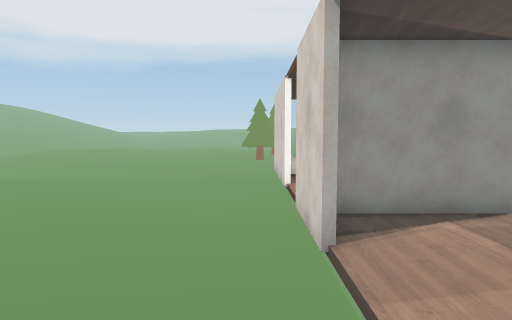
view 1 (above)

23 first-person views from a walk through a Unity game level. The camera is 1.5 m above the floor, tilts 4° down and sees 75° across. The floor is counted in squares, 1 m on a side. Each view is taken from the middle of a square. On the plan, view 1 faces up. The plan holds only what a view shows up to about 15 squares ahead; the rest is blank. The place goes on beyond the plan.

view 2
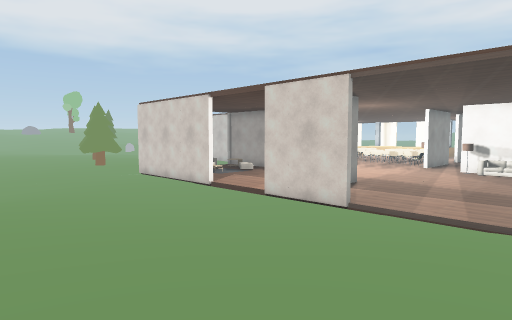

view 3
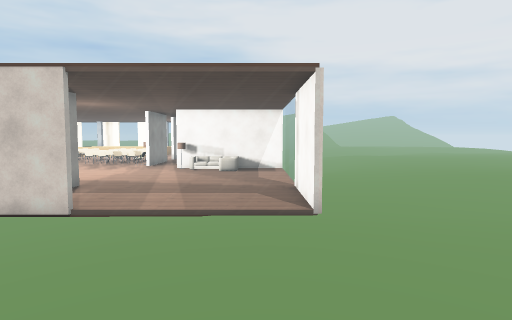

view 4
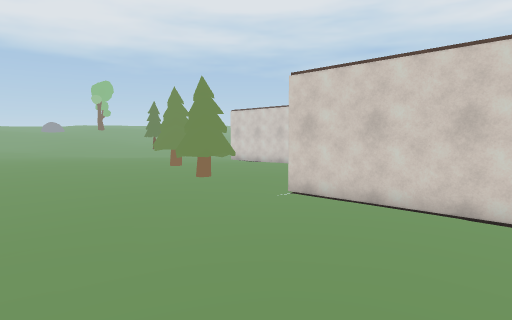

view 5
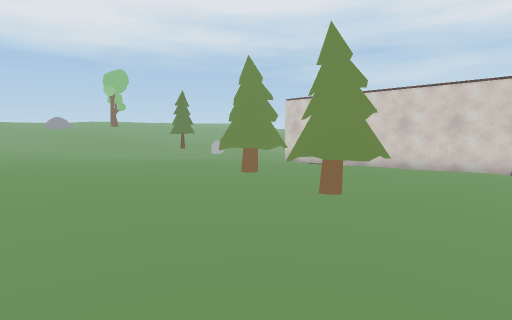

view 6
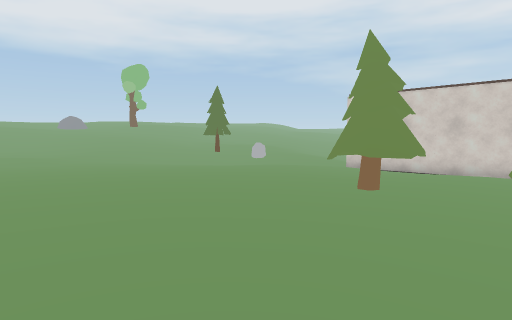

view 7
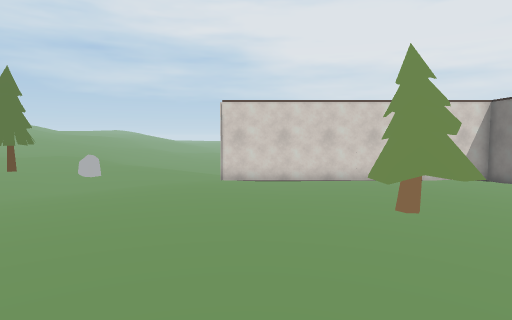

view 8
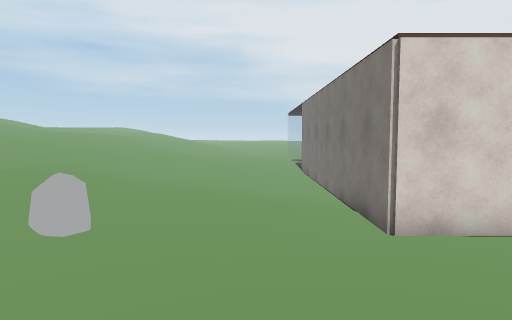

view 9
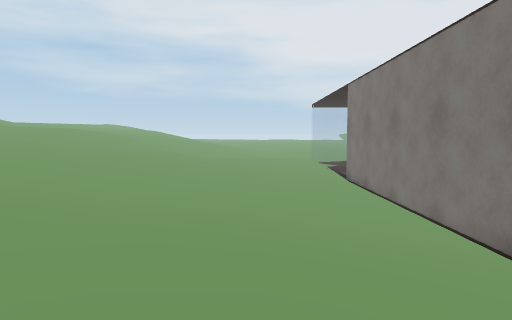

view 10
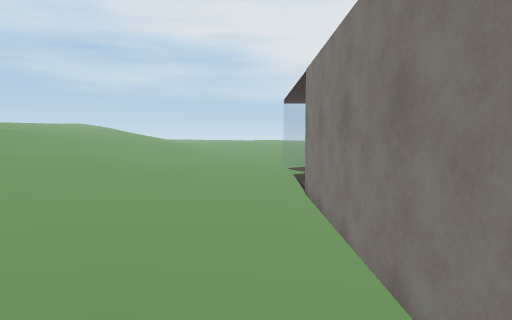

view 11
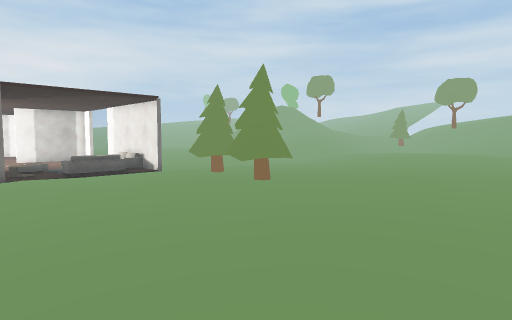

view 12
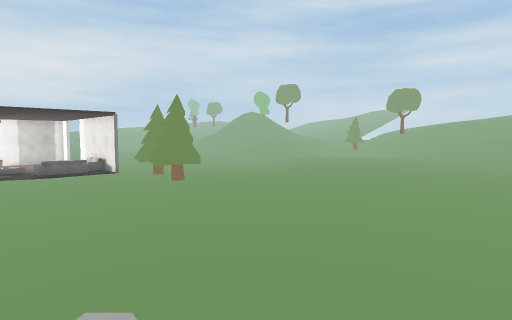

view 13
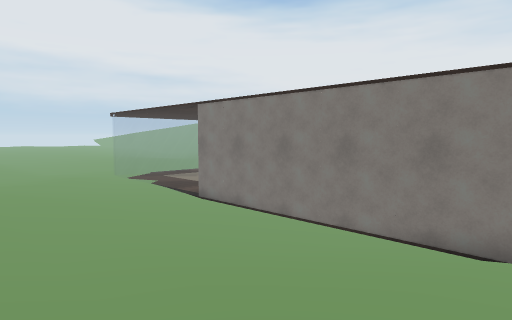

view 14
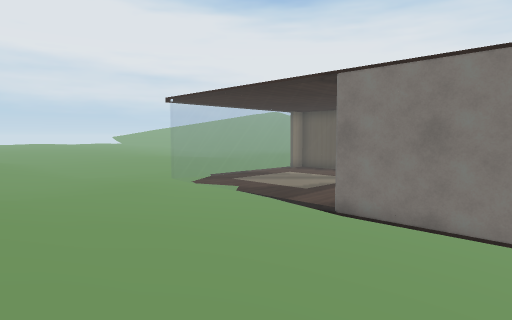

view 15
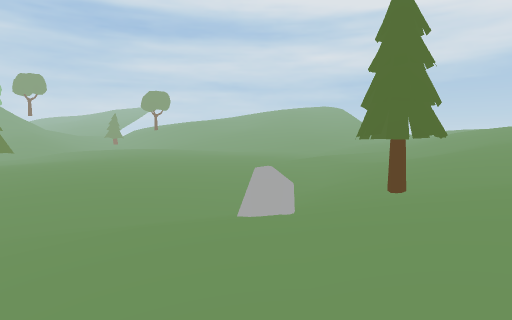

view 16
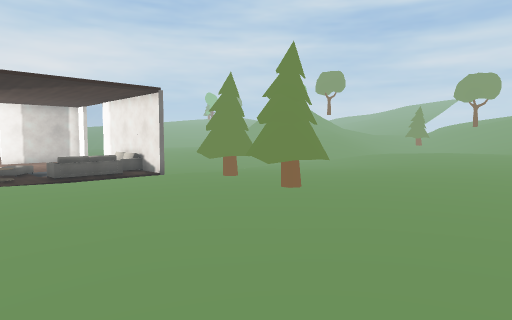

view 17
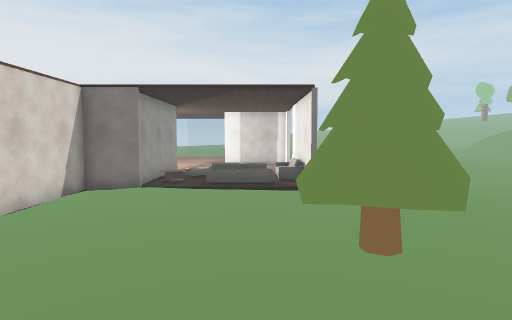

view 18
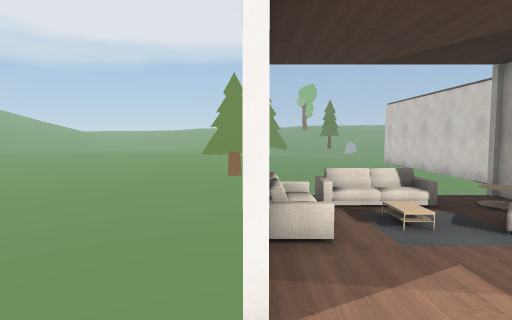

view 19
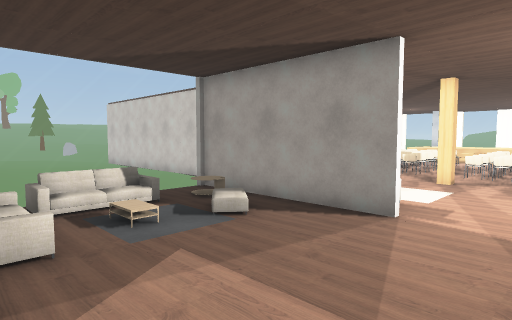

view 20
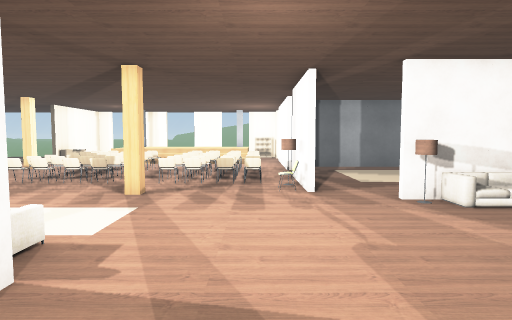

view 21
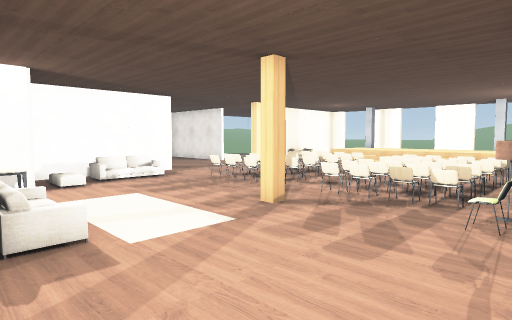

view 22
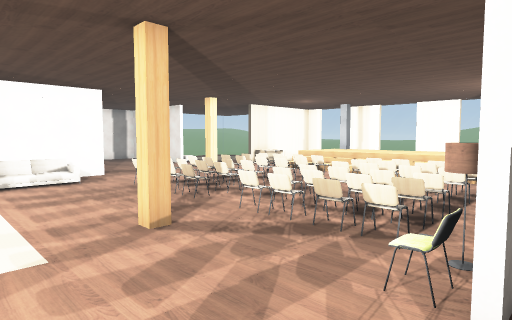

view 23
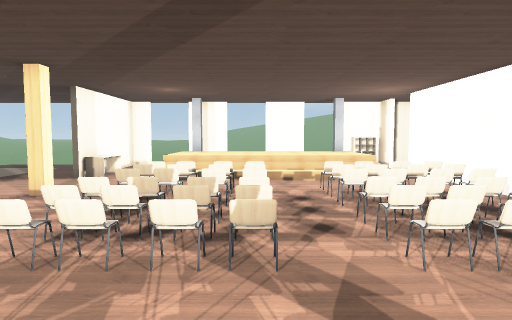

### Floor plan
Key: @ floor where view 1 was taken; # wall or solid block; . main floor; : floor 0.25 m higher than the main floor; - floor 0.25 m lower than the main floor; + floor 0.5 m higher than the main floor; _ floor 0.5 m lower than the main floor; * floor 0.75 m higher than the main floor; / step, stairs or slope; = window, fence, low wall or low ledge; S sofa; T tree; R rock; H thing the floor can be seen under or through; C chair; A table; O other object.
Columns run from 7 left of view 1 to 26 right of it. Each row starts with its distance up from view 1.
 36    :+/:::..///TT/***+//://///***
 35    ::::::...////////////////////
 34 :::::::::....-/R/++::..../.:///:::
 33 ::::::::::.....//+:::......://::::
 32 :+:::::::::....//:::////--.....:::
 31 +++:::::::::..../::////_---.....::
 30  ++:::::::::::.....//____---.....:
 29 ++++::::::::::...HHHHHHHHHHH======
 28 +++:::::::::::..#  .........#.....
 27 ++:::::::::::...#   .....    .....
 26 ::::::::::::....#            .....
 25 :::::::::::::...#             ....
 24 :::::::TTT::::..#             ....
 23 :::::::TTT::::..#              ..
 22 ...:::::::::::..#            ....
 21 .......T::::::..#           .....
 20 ......TTT:......######..   .....
 19 ......TTT:......#..  ...  ....AAA#
 18 --..............#.SSS..........
 17  --..........=..#O.........
 16  -------====S.#AA.....CCCCCO. /***
 15 --------#////O#AA.....CCCCCC../***
 14 --------S/././# ......CCCCCO../***
 13 --------#/..O/# S.....CCCCOC../***
 12 ..------#.....# ............../***
 11 ...-----#.....# S...#.CCCCCC../***
 10 ...-----/.............C+CCCO../***
  9 ...-----/.............CCCCCC../***
  8  ..-----/............CCCCCCO....
  7  ...----#####.......#O###.######
  6  ...----#................
  5  ....---#..................
  4  :...---=.........OO.......
  3  ::....-=.........O#  .....
  2   ::....=........SO#     ..
  1   :::...=.......
  0 :  :::.@=.......
 -1    :::..=###=...
 -2    ::........
 -3    :............
 -4      ...........
 -5       ..........
 -6        ....::::.

Positions as (right, up) in squares from view 1, and headings:
1: (0, 0), facing up
2: (-7, 0), facing up-right
3: (-7, 0), facing right
4: (-7, 10), facing up-right
5: (-6, 16), facing up-right
6: (-6, 20), facing up-right
7: (-6, 27), facing right
8: (3, 31), facing right
9: (8, 32), facing right
10: (11, 30), facing right
11: (9, 31), facing down-left
12: (9, 36), facing down-left
13: (10, 36), facing down-right
14: (16, 36), facing down-right
15: (14, 34), facing left
16: (8, 29), facing down-left
17: (3, 28), facing down
18: (1, 8), facing up
19: (1, 8), facing up-right
20: (4, 8), facing right
21: (7, 6), facing up-right
22: (10, 6), facing up-right
23: (11, 13), facing right
